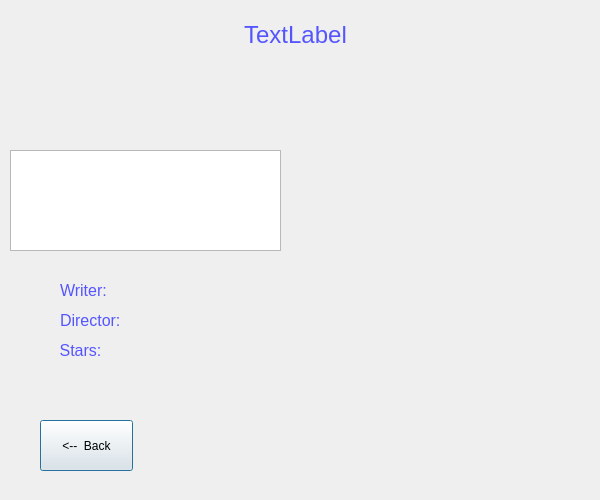
<?xml version="1.0" encoding="UTF-8"?>
<ui version="4.0">
 <class>Movie1</class>
 <widget class="QDialog" name="Movie1">
  <property name="geometry">
   <rect>
    <x>0</x>
    <y>0</y>
    <width>600</width>
    <height>500</height>
   </rect>
  </property>
  <property name="windowTitle">
   <string>Dialog</string>
  </property>
  <widget class="QLabel" name="Category">
   <property name="geometry">
    <rect>
     <x>50</x>
     <y>110</y>
     <width>181</width>
     <height>31</height>
    </rect>
   </property>
   <property name="text">
    <string/>
   </property>
  </widget>
  <widget class="QLabel" name="label_2">
   <property name="geometry">
    <rect>
     <x>60</x>
     <y>270</y>
     <width>101</width>
     <height>41</height>
    </rect>
   </property>
   <property name="text">
    <string>&lt;html&gt;&lt;head/&gt;&lt;body&gt;&lt;p&gt;&lt;span style=&quot; font-size:12pt; color:#5555ff;&quot;&gt;Writer:&lt;/span&gt;&lt;/p&gt;&lt;/body&gt;&lt;/html&gt;</string>
   </property>
  </widget>
  <widget class="QLabel" name="label_3">
   <property name="geometry">
    <rect>
     <x>60</x>
     <y>300</y>
     <width>101</width>
     <height>41</height>
    </rect>
   </property>
   <property name="text">
    <string>&lt;html&gt;&lt;head/&gt;&lt;body&gt;&lt;p&gt;&lt;span style=&quot; font-size:12pt; color:#5555ff;&quot;&gt;Director:&lt;/span&gt;&lt;/p&gt;&lt;/body&gt;&lt;/html&gt;</string>
   </property>
  </widget>
  <widget class="QLabel" name="MovieName">
   <property name="geometry">
    <rect>
     <x>30</x>
     <y>10</y>
     <width>531</width>
     <height>51</height>
    </rect>
   </property>
   <property name="font">
    <font>
     <pointsize>18</pointsize>
    </font>
   </property>
   <property name="text">
    <string>&lt;html&gt;&lt;head/&gt;&lt;body&gt;&lt;p&gt;&lt;span style=&quot; font-size:18pt; color:#5555ff;&quot;&gt;TextLabel&lt;/span&gt;&lt;/p&gt;&lt;/body&gt;&lt;/html&gt;</string>
   </property>
   <property name="alignment">
    <set>Qt::AlignCenter</set>
   </property>
  </widget>
  <widget class="QLabel" name="label_4">
   <property name="geometry">
    <rect>
     <x>30</x>
     <y>330</y>
     <width>101</width>
     <height>41</height>
    </rect>
   </property>
   <property name="text">
    <string>&lt;html&gt;&lt;head/&gt;&lt;body&gt;&lt;p&gt;&lt;span style=&quot; font-size:12pt; color:#5555ff;&quot;&gt;Stars:&lt;/span&gt;&lt;/p&gt;&lt;/body&gt;&lt;/html&gt;</string>
   </property>
   <property name="alignment">
    <set>Qt::AlignCenter</set>
   </property>
  </widget>
  <widget class="QLabel" name="Director">
   <property name="geometry">
    <rect>
     <x>130</x>
     <y>310</y>
     <width>151</width>
     <height>16</height>
    </rect>
   </property>
   <property name="text">
    <string/>
   </property>
  </widget>
  <widget class="QPushButton" name="pushButton_2">
   <property name="geometry">
    <rect>
     <x>40</x>
     <y>420</y>
     <width>93</width>
     <height>51</height>
    </rect>
   </property>
   <property name="text">
    <string>&lt;--  Back</string>
   </property>
  </widget>
  <widget class="QLabel" name="pictureLabel">
   <property name="geometry">
    <rect>
     <x>310</x>
     <y>80</y>
     <width>261</width>
     <height>401</height>
    </rect>
   </property>
   <property name="text">
    <string/>
   </property>
  </widget>
  <widget class="QLabel" name="Writer">
   <property name="geometry">
    <rect>
     <x>130</x>
     <y>280</y>
     <width>171</width>
     <height>20</height>
    </rect>
   </property>
   <property name="text">
    <string/>
   </property>
  </widget>
  <widget class="QTextEdit" name="textEdit">
   <property name="geometry">
    <rect>
     <x>10</x>
     <y>150</y>
     <width>271</width>
     <height>101</height>
    </rect>
   </property>
   <property name="readOnly">
    <bool>true</bool>
   </property>
   <property name="html">
    <string>&lt;!DOCTYPE HTML PUBLIC &quot;-//W3C//DTD HTML 4.0//EN&quot; &quot;http://www.w3.org/TR/REC-html40/strict.dtd&quot;&gt;
&lt;html&gt;&lt;head&gt;&lt;meta name=&quot;qrichtext&quot; content=&quot;1&quot; /&gt;&lt;style type=&quot;text/css&quot;&gt;
p, li { white-space: pre-wrap; }
&lt;/style&gt;&lt;/head&gt;&lt;body style=&quot; font-family:'Ubuntu'; font-size:11pt; font-weight:400; font-style:normal;&quot;&gt;
&lt;p style=&quot;-qt-paragraph-type:empty; margin-top:0px; margin-bottom:0px; margin-left:0px; margin-right:0px; -qt-block-indent:0; text-indent:0px;&quot;&gt;&lt;br /&gt;&lt;/p&gt;&lt;/body&gt;&lt;/html&gt;</string>
   </property>
  </widget>
  <widget class="QLabel" name="stars">
   <property name="geometry">
    <rect>
     <x>130</x>
     <y>340</y>
     <width>161</width>
     <height>16</height>
    </rect>
   </property>
   <property name="text">
    <string/>
   </property>
  </widget>
 </widget>
 <resources/>
 <connections/>
</ui>
